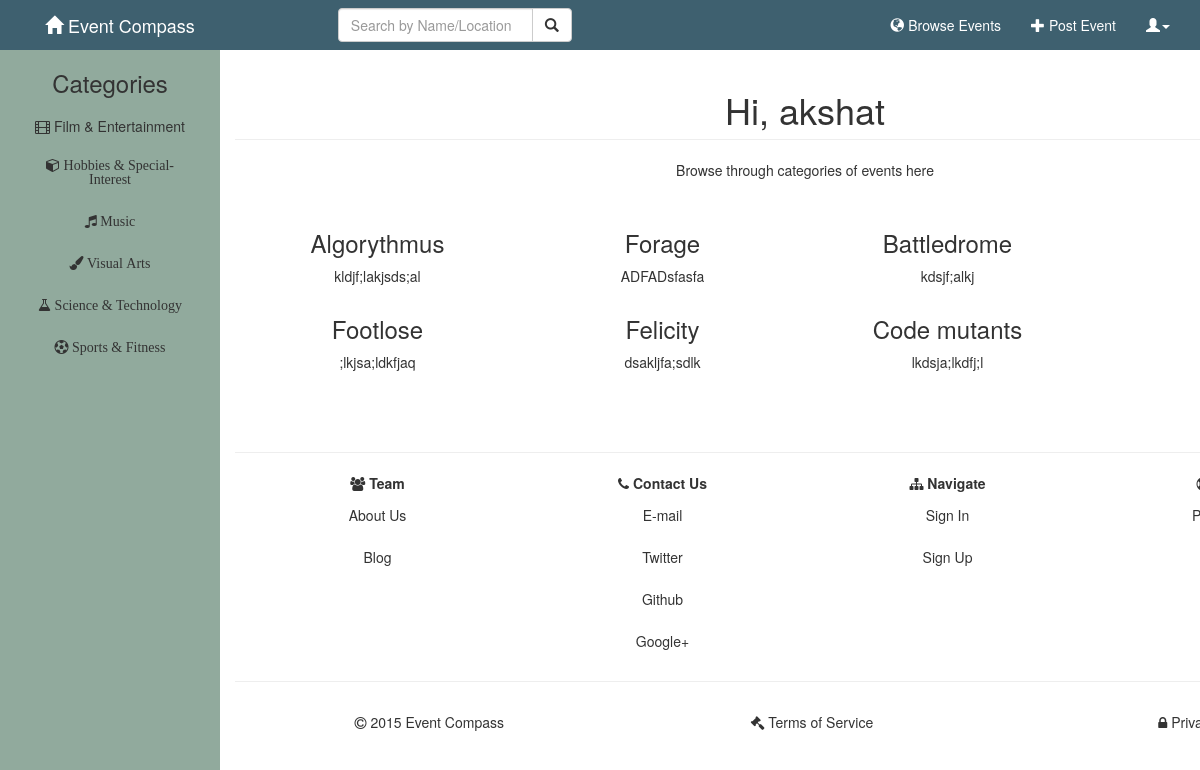
Page /browse_event.php?user=akshat&Cat_id=1 (signed in) on the committed database.
### tables this page shows
CREATE TABLE IF NOT EXISTS `event` (
  `Ev_id` int(11) NOT NULL AUTO_INCREMENT,
  `Ev_name` varchar(255) NOT NULL,
  `Ev_location` varchar(255) NOT NULL,
  `Ev_date` text NOT NULL,
  `Ev_time` text NOT NULL,
  `Ev_description` text NOT NULL,
  `Ev_photo` text,
  `Ev_mou` text,
  `Ev_posttime` time NOT NULL,
  `Ev_postdate` date NOT NULL,
  `Ev_auth` tinyint(1) DEFAULT NULL,
  `Ev_going` int(11) DEFAULT NULL,
  `Ev_rating` float DEFAULT NULL,
  `Ev_ratingcount` int(11) DEFAULT NULL,
  `User_id` int(11) unsigned NOT NULL,
  `Type_id` int(11) NOT NULL,
  `Sub_id` int(11) NOT NULL,
  `Ev_page_count` int(11) NOT NULL,
  PRIMARY KEY (`Ev_id`),
  KEY `User_id` (`User_id`),
  KEY `Type_id` (`Type_id`),
  KEY `Sub_id` (`Sub_id`)
);

### browse_event.php (the view, shortened to what this page needs)
<?php require_once("includes/base.php") ?>
<?php
    $username = $_SESSION['currentuser'];
?>
<?php
$Cat_id=0;
    if (isset($_GET['Cat_id']))
    {
        $Cat_id = $_GET['Cat_id'];
    }
?>
<link href="css/bootstrap.min.css" rel="stylesheet">
<link href="css/fixed_sidebar.css" rel="stylesheet">
<link href="font-awesome/css/font-awesome.min.css" rel="stylesheet">
    <nav class="navbar-wrapper navbar-default navbar-fixed-top" role="navigation">
        <div class="container">
            <div class="navbar-header">
                <a class="navbar-brand"  href="/main_dashbord.php?user=<?php echo $username;?>" style="float: left"><span class="glyphicon glyphicon-home"></span> Event Compass</a>
            </div>
        <div class="collapse navbar-collapse navbar-main-collapse">
            <ul class="nav navbar-nav navbar-left">
                <?php
                            $username = $_SESSION['currentuser'];
                ?>
                <li>
                    <div class="col-sm-12 col-md-12 col-md-offset-4">
                        <form class="navbar-form" role="search" action="browse_event.php?Cat_id=0" method="post">
                            <div class="input-group">
                                <input type="text" class="form-control" placeholder="Search by Name/Location" name="search">
                                <div class="input-group-btn">
                                    <button class="btn btn-default" type="submit" name="submit"><i class="glyphicon glyphicon-search"></i></button>
                            </div>
                        </form>
                    </div>
                </li>
            </ul>
            <ul class="nav navbar-nav navbar-right">
                <li>
                    <a class="navbar-link"  href="browse_event.php?user=<?php echo $username ?>"><span class="glyphicon glyphicon-globe"></span> Browse Events</a>
                </li>
                <li>
                    <a class="navbar-link"  href="event_form.php?user=<?php echo $username ?>"><span class="glyphicon glyphicon-plus"></span> Post Event</a>
                </li>
                <li class="dropdown">
                    <a href="#" class="dropdown-toggle" data-toggle="dropdown"><span class="glyphicon glyphicon-user"></span><b class="caret"></b></a>
                </li>
            </ul>
            </div>
        </div>
    </nav>
<div class="row-offcanvas row-offcanvas-left">
  <div id="sidebar" class="sidebar-offcanvas">
      <div class="col-md-12">
        <h3 class="text-center">Categories</h3>
        <ul class="nav nav-pills nav-stacked text-center">
         <li><a href="browse_event.php?user=<?php echo $username;?>&Cat_id=1"><span class="fa fa-film"></span> Film & Entertainment</a></li>
            <li><a href="browse_event.php?user=<?php echo $username;?>&Cat_id=2"><span class="fa fa-cube"> Hobbies & Special-Interest</a></li>
            <li><a href="browse_event.php?user=<?php echo $username;?>&Cat_id=3"><span class="fa fa-music"> Music</a></li>
            <li><a href="browse_event.php?user=<?php echo $username;?>&Cat_id=4"><span class="fa fa-paint-brush"> Visual Arts</a></li>
            <li><a href="browse_event.php?user=<?php echo $username;?>&Cat_id=5"><span class="fa fa-flask"> Science & Technology</a></li>
            <li><a href="browse_event.php?user=<?php echo $username;?>&Cat_id=6"><span class="fa fa-soccer-ball-o"> Sports & Fitness</a></li>
        </ul>
      </div>
  </div>
  <div id="main">
    <div class="container">
        <div class="row">
            <div class="col-lg-12 text-center">
                <h1 class="page-header">Hi, <?php echo $username ?>
                </h1>
                <p>Browse through categories of events here</p>
            </div>
        </div>
        <div id="wrapper">
        <?php
        $query="SELECT Ev_id,Ev_name, Ev_description,Sub_id,Ev_photo FROM Event NATURAL JOIN Subcategory WHERE Cat_id = '$Cat_id'";
        $query_run=mysql_query($query);
         for ($i = 0; $i <mysql_num_rows($query_run) ; $i++)
        {
          $Ev_id=mysql_result($query_run, $i,'Ev_id');
          $Ev_name=mysql_result($query_run, $i,'Ev_name');
          $Ev_description=mysql_result($query_run, $i,'Ev_description');
        ?>
            <div class="col-lg-3 col-sm-6 text-center">
                <a href="/event_page.php?user=<?php echo $username;?>&id=<?php echo $Ev_id;?>"><h3><?php echo $Ev_name ?></h3></a>
                <p><?php echo $Ev_description ?></p>
            </div>
        <?php } ?>
    </div>
  </div>
</body>
<?php require_once("includes/footer.php") ?>
</html>

### css/round-about.css (style rules this page uses)
body { padding-top: 70px; background-color: #D1DBBD; }

### css/fixed_sidebar.css (style rules this page uses)
body,html,.row-offcanvas { height:100%; }
body { padding-top: 50px; }
#sidebar { width: inherit; min-width: 220px; max-width: 220px; background-color:#91AA9D; float: left; height:100%; position:relative; overflow-y:auto; overflow-x:hidden; }
#main { height:100%; overflow:auto; }

### rows in the picture
event: Ev_name "Algorythmus", Ev_description "kldjf;lakjsds;al"
event: Ev_name "Forage", Ev_description "ADFADsfasfa"
event: Ev_name "Battledrome", Ev_description "kdsjf;alkj"
event: Ev_name "Footlose", Ev_description ";lkjsa;ldkfjaq"
event: Ev_name "Felicity", Ev_description "dsakljfa;sdlk"
event: Ev_name "Code mutants", Ev_description "lkdsja;lkdfj;l"

### other values in the picture
$username "akshat"
